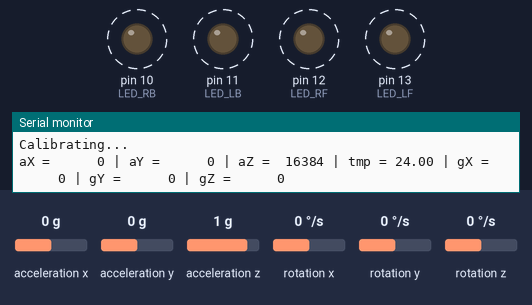
The sketch below on a simulated Arduino Uno, built with avr-gcc and run on an emulated ATmega328P. Parts: output pins drawn as LEDs (lit = HIGH), the last lines printed to the serial monitor. Wiring (inferred from the names in the program): MPU-6050 motion sensor at I2C address 0x68. Dashed ring = blinking. Inputs (shaded band) come from the test bench; at power-on: acceleration x 0 g, acceleration y 0 g, acceleration z 1 g, rotation x 0 °/s, rotation y 0 °/s, rotation z 0 °/s.

Above: at 1.3 s.
1.4 s: acceleration x set to 0.2 g
4.5 s: acceleration y set to 0.2 g
At 6.1 s:
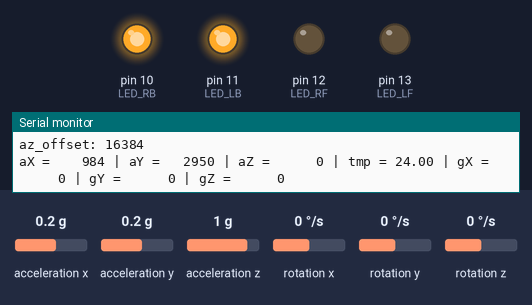
7.1 s: acceleration z set to -0.9 g
9.2 s: acceleration z set to -1.2 g
At 10.6 s:
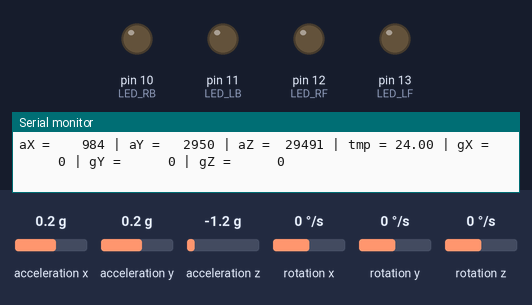
11.3 s: acceleration z set to -0.8 g
At 12.5 s:
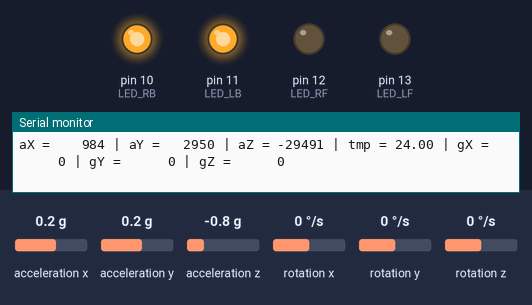
13.0 s: acceleration x set to -1.4 g
At 13.9 s:
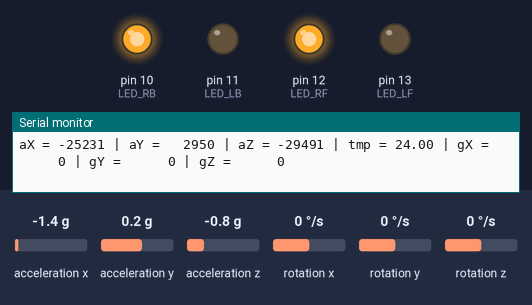
Timing chart, 0 to 15.6 s (numbered marks = the images above; inputs shaded):
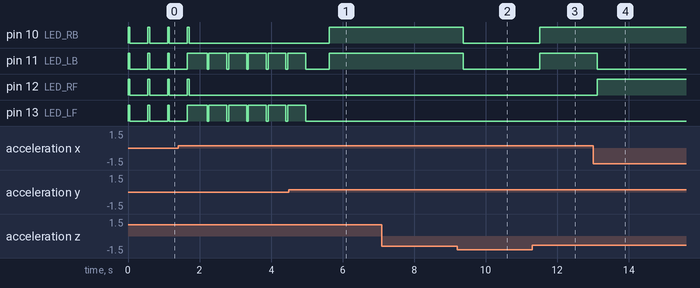

The sketch:

sketch_feb19a_two_motors.ino
```cpp
#include "Wire.h" // This library allows you to communicate with I2C devices.

const int MPU_ADDR = 0x68; // I2C address of the MPU-6050. If AD0 pin is set to HIGH, the I2C address will be 0x69.

int16_t accelerometer_x, accelerometer_y, accelerometer_z; // variables for accelerometer raw data
int16_t gyro_x, gyro_y, gyro_z; // variables for gyro raw data
int16_t temperature; // variables for temperature data

#define LED_LF 13
#define LED_RF 12
#define LED_LB 11
#define LED_RB 10

// Calibration offsets (initially zero)
int16_t ax_offset = 0;
int16_t ay_offset = 0;
int16_t az_offset = 0;

// Calibration duration (5 seconds)
const int calibration_duration = 5000;
unsigned long start_time;

// Variables to store the sum of accelerometer readings for averaging
long sum_ax = 0;
long sum_ay = 0;
long sum_az = 0;
int num_samples = 0;

char tmp_str[7]; // temporary variable used in convert function

char* convert_int16_to_str(int16_t i) { // converts int16 to string. Moreover, resulting strings will have the same length in the debug monitor.
  sprintf(tmp_str, "%6d", i);
  return tmp_str;
}

void setup() {
  Serial.begin(9600);

  // Set up the LEDs
  pinMode(LED_LF, OUTPUT);
  pinMode(LED_RF, OUTPUT);
  pinMode(LED_LB, OUTPUT);
  pinMode(LED_RB, OUTPUT);
  digitalWrite(LED_LF, LOW);
  digitalWrite(LED_RF, LOW);
  digitalWrite(LED_LB, LOW);
  digitalWrite(LED_RB, LOW);

  Wire.begin();
  Wire.beginTransmission(MPU_ADDR); // Begins a transmission to the I2C slave (GY-521 board)
  Wire.write(0x6B); // PWR_MGMT_1 register
  Wire.write(0); // set to zero (wakes up the MPU-6050)
  Wire.endTransmission(true);

  start_time = millis(); // Record start time for calibration
}

void loop() {
  // Read accelerometer and gyro data from MPU-6050
  Wire.beginTransmission(MPU_ADDR);
  Wire.write(0x3B); // starting with register 0x3B (ACCEL_XOUT_H) [MPU-6000 and MPU-6050 Register Map and Descriptions Revision 4.2, p.40]
  Wire.endTransmission(false); // the parameter indicates that the Arduino will send a restart. As a result, the connection is kept active.
  Wire.requestFrom(MPU_ADDR, 7*2, true); // request a total of 7*2=14 registers

  // Read accelerometer and gyro data
  accelerometer_x = (Wire.read()<<8 | Wire.read());
  accelerometer_y = (Wire.read()<<8 | Wire.read());
  accelerometer_z = (Wire.read()<<8 | Wire.read());
  temperature = Wire.read()<<8 | Wire.read();
  gyro_x = Wire.read()<<8 | Wire.read();
  gyro_y = Wire.read()<<8 | Wire.read();
  gyro_z = Wire.read()<<8 | Wire.read();

  // During the first 5 seconds, collect data for calibration
  if (millis() - start_time <= calibration_duration) {
    sum_ax += accelerometer_x;
    sum_ay += accelerometer_y;
    sum_az += accelerometer_z;
    num_samples++;

    // Flash all LEDs every 0.5 seconds during calibration
    if ((millis() - start_time) % 500 < 200) {
      digitalWrite(LED_LF, HIGH);
      digitalWrite(LED_RF, HIGH);
      digitalWrite(LED_LB, HIGH);
      digitalWrite(LED_RB, HIGH);
    } else {
      digitalWrite(LED_LF, LOW);
      digitalWrite(LED_RF, LOW);
      digitalWrite(LED_LB, LOW);
      digitalWrite(LED_RB, LOW);
    }

    // Print message to indicate calibration in progress
    Serial.println("Calibrating...");
  }
  // After 5 seconds, calculate offsets and adjust readings
  else if (num_samples > 0 && ax_offset == 0 && ay_offset == 0 && az_offset == 0) {
    // Compute average values to use as offsets
    ax_offset = sum_ax / num_samples;
    ay_offset = sum_ay / num_samples;
    az_offset = sum_az / num_samples;

    // Print the calculated offsets
    Serial.println("Calibration complete!");
    Serial.print("ax_offset: "); Serial.println(ax_offset);
    Serial.print("ay_offset: "); Serial.println(ay_offset);
    Serial.print("az_offset: "); Serial.println(az_offset);
  }

  // Apply the calculated offsets
  accelerometer_x -= ax_offset;
  accelerometer_y -= ay_offset;
  accelerometer_z -= az_offset;

  // Print out data after calibration
  Serial.print("aX = "); Serial.print(convert_int16_to_str(accelerometer_x));
  Serial.print(" | aY = "); Serial.print(convert_int16_to_str(accelerometer_y));
  Serial.print(" | aZ = "); Serial.print(convert_int16_to_str(accelerometer_z));
  Serial.print(" | tmp = "); Serial.print(temperature/340.00 + 36.53);
  Serial.print(" | gX = "); Serial.print(convert_int16_to_str(gyro_x));
  Serial.print(" | gY = "); Serial.print(convert_int16_to_str(gyro_y));
  Serial.print(" | gZ = "); Serial.print(convert_int16_to_str(gyro_z));
  Serial.println();

  // LED control logic
  // Front tilt
  if (accelerometer_z < -50 && accelerometer_y < -1000) {
    digitalWrite(LED_LF, HIGH);
    digitalWrite(LED_RF, HIGH);
    digitalWrite(LED_LB, LOW);
    digitalWrite(LED_RB, LOW);
  }

  // Left tilt
  else if (accelerometer_x > 1000 && accelerometer_y < 1100) {
    digitalWrite(LED_LF, HIGH);
    digitalWrite(LED_RF, LOW);
    digitalWrite(LED_LB, HIGH);
    digitalWrite(LED_RB, LOW);
  }

  // Right tilt
  else if (accelerometer_x < -1500 && accelerometer_z < -150) {
    digitalWrite(LED_LF, LOW);
    digitalWrite(LED_RF, HIGH);
    digitalWrite(LED_LB, LOW);
    digitalWrite(LED_RB, HIGH);
  }

  // Back tilt
  else if (accelerometer_z < 200 && accelerometer_y > 600) {
    digitalWrite(LED_LF, LOW);
    digitalWrite(LED_RF, LOW);
    digitalWrite(LED_LB, HIGH);
    digitalWrite(LED_RB, HIGH);
  }

  // No significant tilt
  else {
    digitalWrite(LED_LF, LOW);
    digitalWrite(LED_RF, LOW);
    digitalWrite(LED_LB, LOW);
    digitalWrite(LED_RB, LOW);
  }

  // delay
  delay(500);
}
```

Measured:
- the behaviour switches between 0 and 0.1 g on acceleration y (found by bisection; images 0 and 1)
- the behaviour switches between -1 and -1.1 g on acceleration z (found by bisection; images 1 and 2)
- after the input at 4.5 s, pin 10 (LED_RB): LOW → HIGH after 1.1 s; pin 13 (LED_LF): goes on until 5.0 s, then stays LOW
- after the input at 9.2 s, pin 10 (LED_RB), pin 11 (LED_LB): HIGH → LOW after 0.18 s
- after the input at 11.3 s, pin 10 (LED_RB), pin 11 (LED_LB): LOW → HIGH after 0.22 s
- after the input at 13.0 s, pin 11 (LED_LB): HIGH → LOW after 0.12 s; pin 12 (LED_RF): LOW → HIGH after 0.12 s
- by itself, pin 11 (LED_LB), pin 13 (LED_LF): alternates HIGH for 0.50 s and LOW for 0.05 s
